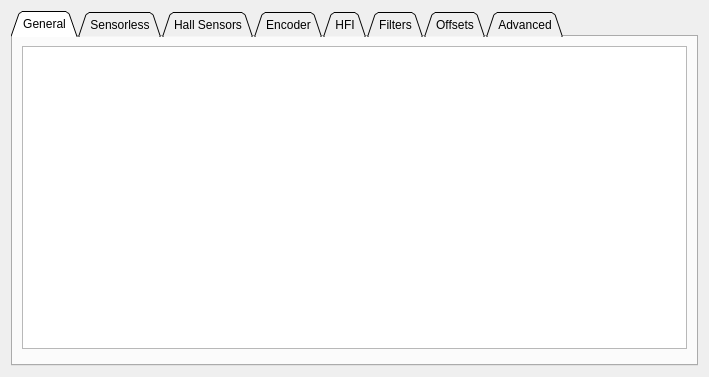
<?xml version="1.0" encoding="UTF-8"?>
<ui version="4.0">
 <class>PageFoc</class>
 <widget class="QWidget" name="PageFoc">
  <property name="geometry">
   <rect>
    <x>0</x>
    <y>0</y>
    <width>709</width>
    <height>377</height>
   </rect>
  </property>
  <property name="windowTitle">
   <string>Form</string>
  </property>
  <layout class="QVBoxLayout" name="verticalLayout">
   <item>
    <widget class="QTabWidget" name="tabWidget">
     <property name="tabShape">
      <enum>QTabWidget::Triangular</enum>
     </property>
     <property name="currentIndex">
      <number>0</number>
     </property>
     <widget class="QWidget" name="tab">
      <attribute name="title">
       <string>General</string>
      </attribute>
      <layout class="QVBoxLayout" name="verticalLayout_2">
       <item>
        <widget class="ParamTable" name="generalTab"/>
       </item>
       <item>
        <widget class="DetectFoc" name="detectFoc" native="true"/>
       </item>
      </layout>
     </widget>
     <widget class="QWidget" name="tab_2">
      <attribute name="title">
       <string>Sensorless</string>
      </attribute>
      <layout class="QVBoxLayout" name="verticalLayout_3">
       <item>
        <widget class="ParamTable" name="sensorlessTab"/>
       </item>
       <item>
        <widget class="QGroupBox" name="groupBox">
         <property name="title">
          <string>Openloop Presets</string>
         </property>
         <layout class="QGridLayout" name="gridLayout">
          <property name="leftMargin">
           <number>6</number>
          </property>
          <property name="topMargin">
           <number>6</number>
          </property>
          <property name="rightMargin">
           <number>6</number>
          </property>
          <property name="bottomMargin">
           <number>6</number>
          </property>
          <property name="spacing">
           <number>2</number>
          </property>
          <item row="1" column="0">
           <widget class="QPushButton" name="openloopGenericButton">
            <property name="text">
             <string>Generic</string>
            </property>
           </widget>
          </item>
          <item row="0" column="0">
           <widget class="QPushButton" name="openloopOldButton">
            <property name="text">
             <string>Same as FW &lt; 5.02</string>
            </property>
           </widget>
          </item>
          <item row="2" column="0">
           <widget class="QPushButton" name="openloopFastStartButton">
            <property name="text">
             <string>Fast Start</string>
            </property>
           </widget>
          </item>
          <item row="0" column="1">
           <widget class="QPushButton" name="openloopPropellerButton">
            <property name="text">
             <string>Propeller</string>
            </property>
           </widget>
          </item>
          <item row="1" column="1">
           <widget class="QPushButton" name="openloopHeavyInertialButton">
            <property name="text">
             <string>Heavy Inertial Load</string>
            </property>
           </widget>
          </item>
         </layout>
        </widget>
       </item>
      </layout>
     </widget>
     <widget class="QWidget" name="tab_3">
      <attribute name="title">
       <string>Hall Sensors</string>
      </attribute>
      <layout class="QVBoxLayout" name="verticalLayout_4">
       <item>
        <widget class="ParamTable" name="hallTab"/>
       </item>
       <item>
        <widget class="DetectFocHall" name="detectFocHall" native="true"/>
       </item>
      </layout>
     </widget>
     <widget class="QWidget" name="tab_4">
      <attribute name="title">
       <string>Encoder</string>
      </attribute>
      <layout class="QVBoxLayout" name="verticalLayout_5">
       <item>
        <widget class="ParamTable" name="encoderTab"/>
       </item>
       <item>
        <widget class="DetectFocEncoder" name="detectFocEncoder" native="true"/>
       </item>
      </layout>
     </widget>
     <widget class="QWidget" name="tab_6">
      <attribute name="title">
       <string>HFI</string>
      </attribute>
      <layout class="QVBoxLayout" name="verticalLayout_7">
       <item>
        <widget class="ParamTable" name="hfiTab"/>
       </item>
      </layout>
     </widget>
     <widget class="QWidget" name="tab_8">
      <attribute name="title">
       <string>Filters</string>
      </attribute>
      <layout class="QVBoxLayout" name="verticalLayout_9">
       <item>
        <widget class="ParamTable" name="filterTab"/>
       </item>
      </layout>
     </widget>
     <widget class="QWidget" name="tab_7">
      <attribute name="title">
       <string>Offsets</string>
      </attribute>
      <layout class="QVBoxLayout" name="verticalLayout_8">
       <item>
        <widget class="ParamTable" name="offsetTab"/>
       </item>
       <item>
        <widget class="QPushButton" name="offsetMeasureButton">
         <property name="text">
          <string>Measure Offsets</string>
         </property>
        </widget>
       </item>
      </layout>
     </widget>
     <widget class="QWidget" name="tab_5">
      <attribute name="title">
       <string>Advanced</string>
      </attribute>
      <layout class="QVBoxLayout" name="verticalLayout_6">
       <item>
        <widget class="ParamTable" name="advancedTab"/>
       </item>
      </layout>
     </widget>
    </widget>
   </item>
  </layout>
 </widget>
 <customwidgets>
  <customwidget>
   <class>ParamTable</class>
   <extends>QTableWidget</extends>
   <header>widgets/paramtable.h</header>
  </customwidget>
  <customwidget>
   <class>DetectFoc</class>
   <extends>QWidget</extends>
   <header>widgets/detectfoc.h</header>
   <container>1</container>
  </customwidget>
  <customwidget>
   <class>DetectFocHall</class>
   <extends>QWidget</extends>
   <header>widgets/detectfochall.h</header>
   <container>1</container>
  </customwidget>
  <customwidget>
   <class>DetectFocEncoder</class>
   <extends>QWidget</extends>
   <header>widgets/detectfocencoder.h</header>
   <container>1</container>
  </customwidget>
 </customwidgets>
 <resources/>
 <connections/>
</ui>
